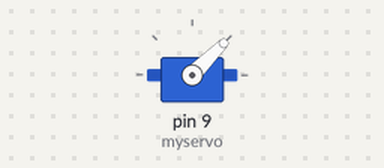
This sketch was run on a simulated Arduino Uno, built with avr-gcc and run on an emulated ATmega328P. Shown: servo.

Above: at 0.05 s.
At 9.0 s:
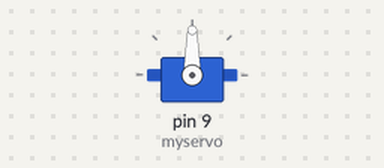
Timing chart, 0 to 11.7 s (numbered marks = the images above):
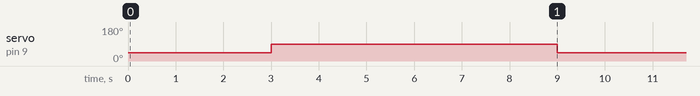

Measured:
- by itself, servo on pin 9 (myservo): alternates 90° for 6.0 s and 45° for 3.0 s

The sketch:

servo.ino
```cpp
//www.elegoo.com
//2018.12.19
#include <Servo.h>
Servo myservo;

void setup(){
  myservo.attach(9);
}
void loop(){
  myservo.write(45);// move servos to center position -> 30°
  delay(3000);
  myservo.write(90);// move servos to center position -> 90°
  delay(6000);
}
```
